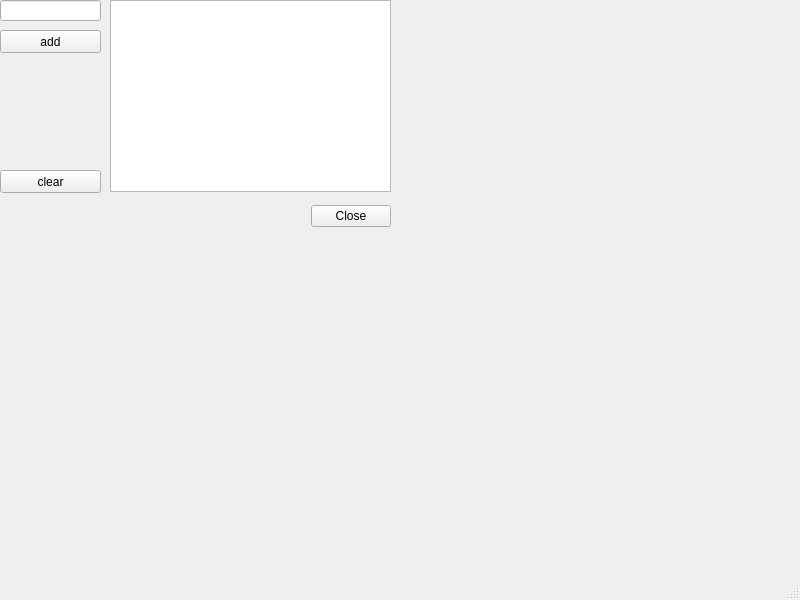
<?xml version="1.0" encoding="UTF-8"?>
<ui version="4.0">
 <class>MainWindow</class>
 <widget class="QMainWindow" name="MainWindow">
  <property name="geometry">
   <rect>
    <x>0</x>
    <y>0</y>
    <width>800</width>
    <height>600</height>
   </rect>
  </property>
  <property name="windowTitle">
   <string>MainWindow</string>
  </property>
  <widget class="QWidget" name="centralwidget">
   <widget class="QDialogButtonBox" name="buttonBox">
    <property name="geometry">
     <rect>
      <x>10</x>
      <y>200</y>
      <width>381</width>
      <height>32</height>
     </rect>
    </property>
    <property name="orientation">
     <enum>Qt::Horizontal</enum>
    </property>
    <property name="standardButtons">
     <set>QDialogButtonBox::Close</set>
    </property>
   </widget>
   <widget class="QLineEdit" name="myTextInput">
    <property name="geometry">
     <rect>
      <x>0</x>
      <y>0</y>
      <width>101</width>
      <height>21</height>
     </rect>
    </property>
   </widget>
   <widget class="QListWidget" name="listWidget">
    <property name="geometry">
     <rect>
      <x>110</x>
      <y>0</y>
      <width>281</width>
      <height>192</height>
     </rect>
    </property>
   </widget>
   <widget class="QPushButton" name="clearBtn">
    <property name="geometry">
     <rect>
      <x>0</x>
      <y>170</y>
      <width>101</width>
      <height>23</height>
     </rect>
    </property>
    <property name="text">
     <string>clear</string>
    </property>
   </widget>
   <widget class="QPushButton" name="addBtn">
    <property name="geometry">
     <rect>
      <x>0</x>
      <y>30</y>
      <width>101</width>
      <height>23</height>
     </rect>
    </property>
    <property name="text">
     <string>add</string>
    </property>
   </widget>
  </widget>
  <widget class="QMenuBar" name="menubar">
   <property name="geometry">
    <rect>
     <x>0</x>
     <y>0</y>
     <width>800</width>
     <height>21</height>
    </rect>
   </property>
  </widget>
  <widget class="QStatusBar" name="statusbar"/>
 </widget>
 <resources/>
 <connections/>
</ui>
